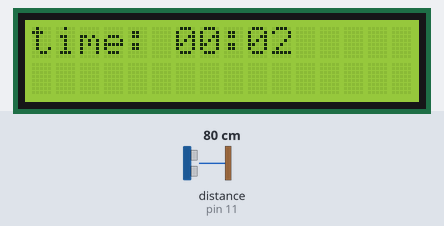
The sketch below on a simulated Arduino Uno, built with avr-gcc and run on an emulated ATmega328P. Parts: 16×2 character LCD. Wiring (inferred from the names in the program): ultrasonic range finder: trigger pin 8; echo pin 11. The inputs (shaded band) are chosen by the test bench; at power-on: distance to the obstacle (sensor on pin 11) 80 cm. The echo pulse lasts 58.3 µs per cm; what the sketch prints to the serial monitor is not drawn.

Above: at 1.1 s.
At 4.6 s:
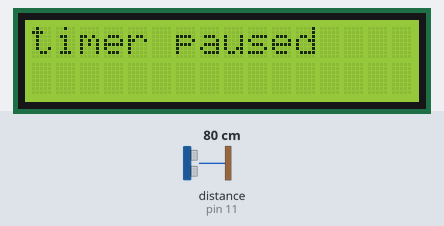
4.7 s: distance to the obstacle (sensor on pin 11) set to 299 cm
7.7 s: distance to the obstacle (sensor on pin 11) set to 2 cm
At 11.9 s:
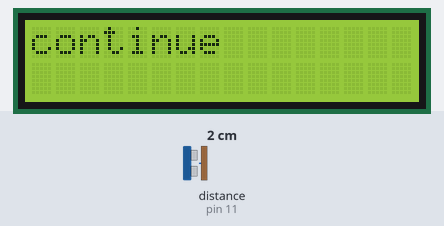
Timing chart, 0 to 13.4 s (numbered marks = the images above; inputs shaded):
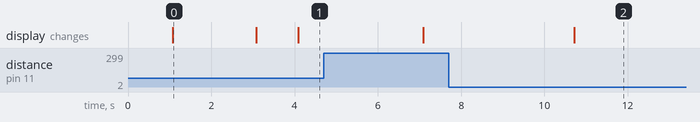

The sketch:

grove.ino
```cpp
#define TRG 8
#define ECH 11
#include <LiquidCrystal.h>

LiquidCrystal lcd = LiquidCrystal(2, 3, 4, 5, 6, 7);
long duration; // variable for the duration of sound wave travel
int distance; // variable for the distance measurement
bool trg = true; // initiale value for the timer
int m1 = 0, m2 = 0, s1 = 0, s2 = 0;
int toogle = 1;
bool mode_1 = true;
bool mode_2 = false;
bool mode_3 = false;
void display_timer() {
  lcd.clear();
  lcd.setCursor(0, 0);
  lcd.print("time: ");
  lcd.print(m1);
  lcd.print(m2);
  lcd.print(":");
  lcd.print(s2);
  lcd.print(s1);

}

void run_sensor() {
  int counter = 1 ;
  // Clears the trigPin condition
  digitalWrite(TRG, LOW);
  delayMicroseconds(2);
  //------------------------------
  // Sets the trigPin HIGH (ACTIVE) for 10 microseconds
  digitalWrite(TRG, HIGH);
  delayMicroseconds(10);
  digitalWrite(TRG, LOW);
  //-------------------------------
  // Reads the echoPin, returns the sound wave travel time in microseconds
  duration = pulseIn(ECH, HIGH);
  //-------------------------------
  // Calculating the distance
  distance = duration * 0.034 / 2; // Speed of sound wave divided by 2 (go and back)
  //-------------------------------
  // Displays the distance and the state of timer on the Serial Monitor [for debugging purpos]

  Serial.print("Distance: ");
  Serial.print(distance);
  Serial.println(" cm");
  //--------------------------------
  if (distance > 70 && mode_1 == true) {
    while (counter != 3 && trg == true) {
      Serial.print("counter: ");
      Serial.println(counter);
      duration = pulseIn(ECH, HIGH);
      distance = duration * 0.034 / 2;
      Serial.println("increamenting");
      counter++;
      s1++;
      timer_func();
      display_timer();
      delay(1000);
    }
    if (counter == 3) {
      Serial.print("switchin trigger");
      trg = false;
      lcd.clear();
      lcd.setCursor(0, 0);
      lcd.print("timer paused");
      delay(2000);
    }
  }
}

void timer_func() {
  // first digit
  if (m2 > 9) {
    m1++;
    m2 = 0;
  }
  //second digit
  if (s2 == 5 && s1 > 9) {
    m2++;
    s2 = 0;
    s1 = 0;
  }
  // third digit
  if (s1 > 9) {
    s2++;
    s1 = 0;
  }
  if (s1 % 2 == 0) {
    toogle = 0;
  } else {
    toogle = 1;
  }
}
void select_mode() {
  // push buttons
}
void setup() {
  lcd.begin(16, 2);
  lcd.clear();
  //--- setting up sensor---
  pinMode(TRG, OUTPUT);
  pinMode(ECH, INPUT);
  //------------------------
  Serial.begin(9600);
  lcd.setCursor(0, 0);
  lcd.print("select mode");
  while (mode_1 == false && mode_2 == false && mode_3 == false) {

    select_mode();
  }
}

// case check if distance is > 100cm  && pause


void loop() {

  while (s1 <= 10 && trg == true) {
    s1++;
    run_sensor();
    timer_func();
    delay(1000);
    display_timer();

  }
  if (trg == false && mode_1 == true) {
    run_sensor();
    lcd.setCursor(1, 1);
    if (distance < 70 && mode_1 == true) {
      int c = 0;
      while (distance < 70) {
        c++;
        delay(1000);
        Serial.println(c);
        if (c < 3) {
          run_sensor();
        }
        if (c == 3) {
          trg = true;
          lcd.clear();
          lcd.setCursor(0, 0);
          lcd.print("continue");
          delay(2000);
          break;
        }
      }
    }
  }
}
```

Measured:
- after the input at 7.7 s, the display: changes after 3.0 s (image 2)
- what the display in image 0 shows lasts 2.0 s, from 1.1 s to 3.1 s
